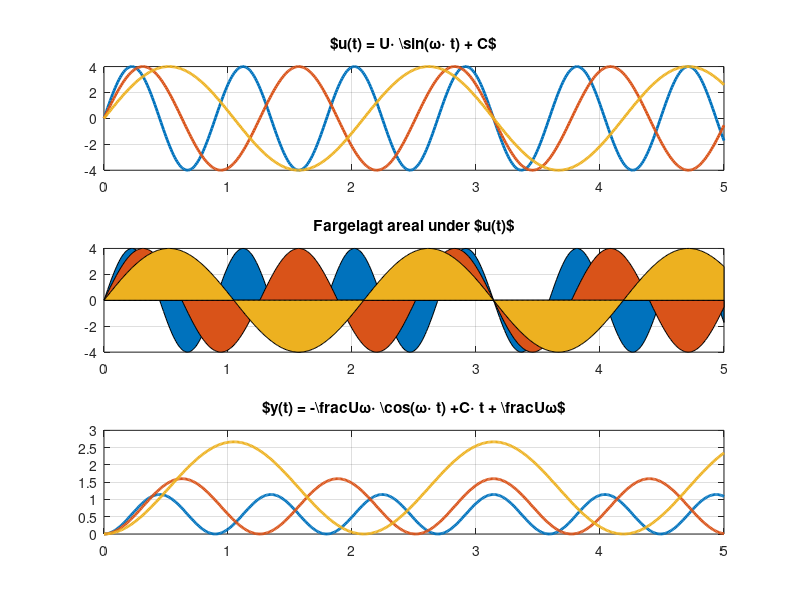

Source code (MATLAB):
%--------------------------------------------------- 
% i) Nyttige kommandoer  
%  
% area, sin
%--------------------------------------------------- 

clear; close all; clc

U = 4;
w = 7;
C = 0;

disp(-(U/w)*cos(w*1) + C*1 + (U/w))

%------------------------------------
% Figur 1 med 3x1 subplot
%------------------------------------
figure(1)
set(gcf,'position',[1000 500 450 600])

% Juster på denne
ant_runder = 3;

for i = 1:ant_runder
    t = 0:0.01:5;
    u = U*sin(w*t)+C;
    y = -(U/w)*cos(w*t) + C*t + (U/w);
    

    subplot(3,1,1)
    plot(t,u,'Linewidth',2)
    hold on
    grid
    title('$u(t) = U\cdot \sin(\omega\cdot t) + C$')

    subplot(3,1,2)
    area(t,u)
    grid
    hold on
    title('Fargelagt areal under $u(t)$')

    subplot(3,1,3)
    plot(t,y,'LineWidth',2)
    grid
    hold on
    title(['$y(t) = -\frac{U}{\omega}\cdot \cos(\omega\cdot t) +C\cdot t + \frac{U}{\omega}$'])
    
    % justering av C og/eller vinkelfrekvens w
    %C = C - 0.4;
    w = w - 2;
end


